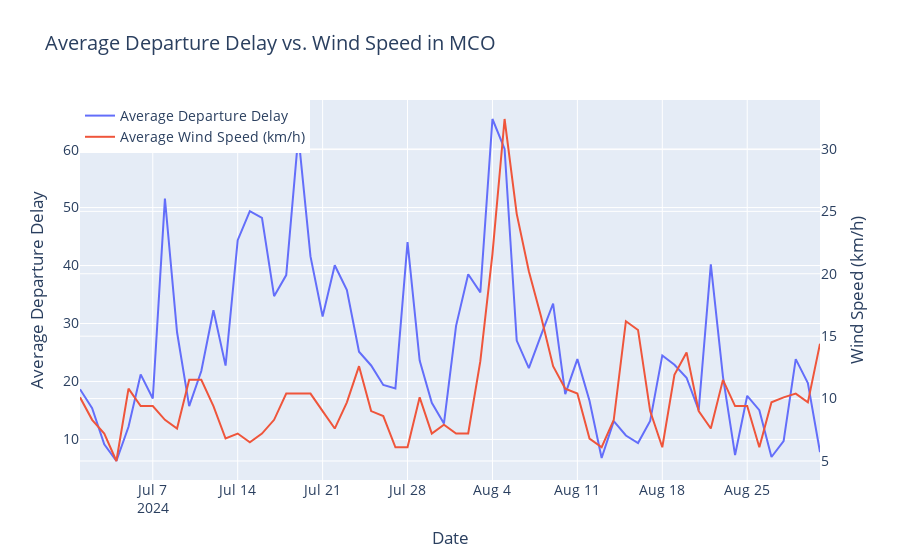

Notebook code cell kept with this figure:
### Code cell
x_mco = flights_MCO['flight_date']
y_mco = flights_MCO['avg_dep_delay']
y_wind = flights_MCO['avg_wind_speed_kmh']

fig = go.Figure()

fig.add_trace(go.Scatter(
    x=x_mco, y=y_mco,
    mode='lines',
    name='Average Departure Delay',
    yaxis='y1'  # Assign to first y-axis
))

fig.add_trace(go.Scatter(
    x=x_mco, y=y_wind,
    mode='lines',
    name='Average Wind Speed (km/h)',
    yaxis='y2'  # Assign to second y-axis
))

fig.update_layout(
    title="Average Departure Delay vs. Wind Speed in MCO",
    xaxis_title="Date",
    yaxis=dict(
        title="Average Departure Delay",
    ),
    yaxis2=dict(
        title="Wind Speed (km/h)",
        overlaying='y',  # Makes it share the same x-axis
        side='right'
    ),
    legend=dict(x=0, y=1),  # Position legend
    font=dict(size=14)  # Sets overall font size
)

fig.show()

### Figure 1 — Plotly figure (JSON) as saved in the notebook; plotly's stock layout.template omitted (floating-point values rounded to 4 significant figures)
{"data": [{"mode": "lines", "name": "Average Departure Delay", "type": "scatter", "x": ["2024-07-01", "2024-07-02", "2024-07-03", "2024-07-04", "2024-07-05", "2024-07-06", "2024-07-07", "2024-07-08", "2024-07-09", "2024-07-10", "2024-07-11", "2024-07-12", "2024-07-13", "2024-07-14", "2024-07-15", "2024-07-16", "2024-07-17", "2024-07-18", "2024-07-19", "2024-07-20", "2024-07-21", "2024-07-22", "2024-07-23", "2024-07-24", "2024-07-25", "2024-07-26", "2024-07-27", "2024-07-28", "2024-07-29", "2024-07-30", "2024-07-31", "2024-08-01", "2024-08-02", "2024-08-03", "2024-08-04", "2024-08-05", "2024-08-06", "2024-08-07", "2024-08-08", "2024-08-09", "2024-08-10", "2024-08-11", "2024-08-12", "2024-08-13", "2024-08-14", "2024-08-15", "2024-08-16", "2024-08-17", "2024-08-18", "2024-08-19", "2024-08-20", "2024-08-21", "2024-08-22", "2024-08-23", "2024-08-24", "2024-08-25", "2024-08-26", "2024-08-27", "2024-08-28", "2024-08-29", "2024-08-30", "2024-08-31"], "y": [18.66, 15.38, 9.17, 6.28, 12.19, 21.22, 17.07, 51.55, 28.49, 15.75, 21.81, 32.28, 22.73, 44.37, 49.39, 48.24, 34.72, 38.35, 62.46, 41.57, 31.2, 40.06, 35.77, 25.14, 22.76, 19.39, 18.81, 44.04, 23.6, 16.31, 12.74, 29.6, 38.49, 35.36, 65.28, 60.11, 27.06, 22.29, 27.96, 33.45, 17.81, 23.85, 16.66, 6.79, 13.16, 10.68, 9.37, 13.19, 24.49, 22.88, 20.64, 15.04, 40.19, 20.84, 7.31, 17.53, 15.05, 6.97, 9.72, 23.85, 19.73, 7.81], "yaxis": "y"}, {"mode": "lines", "name": "Average Wind Speed (km/h)", "type": "scatter", "x": ["2024-07-01", "2024-07-02", "2024-07-03", "2024-07-04", "2024-07-05", "2024-07-06", "2024-07-07", "2024-07-08", "2024-07-09", "2024-07-10", "2024-07-11", "2024-07-12", "2024-07-13", "2024-07-14", "2024-07-15", "2024-07-16", "2024-07-17", "2024-07-18", "2024-07-19", "2024-07-20", "2024-07-21", "2024-07-22", "2024-07-23", "2024-07-24", "2024-07-25", "2024-07-26", "2024-07-27", "2024-07-28", "2024-07-29", "2024-07-30", "2024-07-31", "2024-08-01", "2024-08-02", "2024-08-03", "2024-08-04", "2024-08-05", "2024-08-06", "2024-08-07", "2024-08-08", "2024-08-09", "2024-08-10", "2024-08-11", "2024-08-12", "2024-08-13", "2024-08-14", "2024-08-15", "2024-08-16", "2024-08-17", "2024-08-18", "2024-08-19", "2024-08-20", "2024-08-21", "2024-08-22", "2024-08-23", "2024-08-24", "2024-08-25", "2024-08-26", "2024-08-27", "2024-08-28", "2024-08-29", "2024-08-30", "2024-08-31"], "y": [10.1, 8.3, 7.2, 5.0, 10.8, 9.4, 9.4, 8.3, 7.6, 11.5, 11.5, 9.4, 6.8, 7.2, 6.5, 7.2, 8.3, 10.4, 10.4, 10.4, 9.0, 7.6, 9.7, 12.6, 9.0, 8.6, 6.1, 6.1, 10.1, 7.2, 7.9, 7.2, 7.2, 13.0, 21.6, 32.4, 24.8, 20.2, 16.6, 12.6, 10.8, 10.4, 6.8, 6.1, 8.3, 16.2, 15.5, 9.0, 6.1, 11.9, 13.7, 9.0, 7.6, 11.5, 9.4, 9.4, 6.1, 9.7, 10.1, 10.4, 9.7, 14.4], "yaxis": "y2"}], "layout": {"font": {"size": 14}, "legend": {"x": 0, "y": 1}, "title": {"text": "Average Departure Delay vs. Wind Speed in MCO"}, "xaxis": {"title": {"text": "Date"}}, "yaxis": {"title": {"text": "Average Departure Delay"}}, "yaxis2": {"overlaying": "y", "side": "right", "title": {"text": "Wind Speed (km/h)"}}}}
